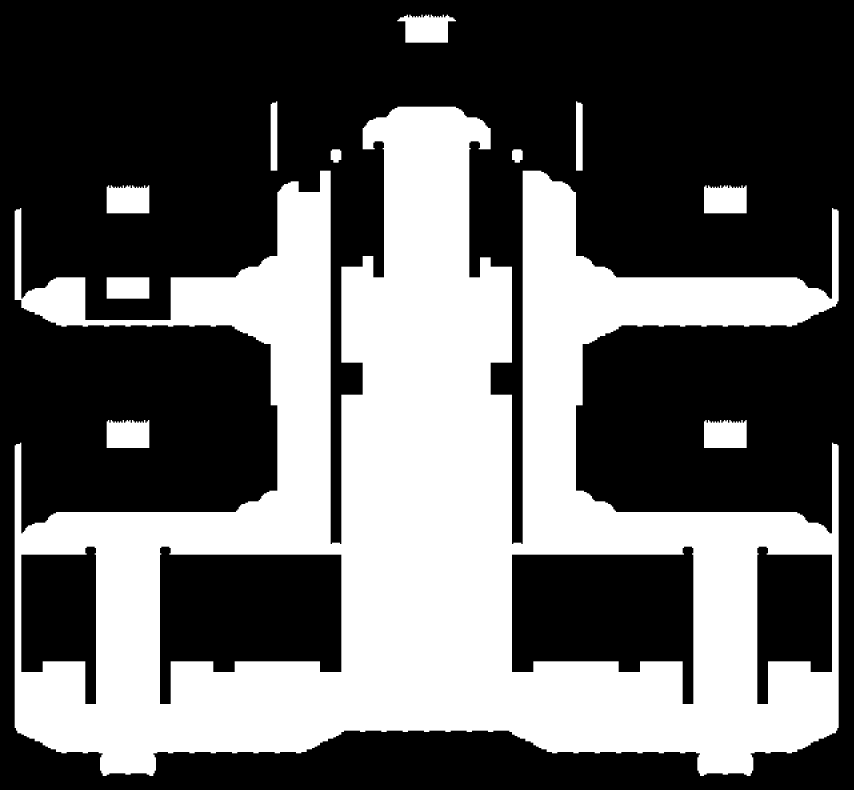
#> input picture tools/collision_map_converter/collisiontest.png, 2560 x 2368 px (shown at 1/3 size)
$ python test_p2c.py collisiontest.png   (Python 2 division)
#> lines starting #> are read from the running program, lines starting #| are printed output that depends on the picture; after the words box and inside, x2 and y2 are one past the last pixel; in counts of white or black regions, pixels touching at a corner belong together
### tools/collision_map_converter/p2c.py
#TODO You were working on converting the row array data into
# rectangles for the area sections.

import os, sys
import Image
import pdb
import math

class Collision_Data():

    def __init__(self, source_png_path):
        self.source_png_path = source_png_path

    def rip_raw_data(self, data_type, include_helper_data):
        for inpath in self.source_png_path:
            try:
                im = Image.open(inpath)
                im.load()
                source = im.split()
                R, G, B, A = 0, 1, 2, 3
                mask = source[A].point(lambda i: i > 0 and 255)
                out = source[A].point(lambda i: 1)
                source[A].paste(out, None, mask)

                if data_type == "array":
                    constructor = []
                    for item in source[A].getdata():
                        constructor.append(item)

                if data_type == "row_array":
                    constructor = []
                    for y in range(im.size[1]):
                        row = ""
                        for x in range(im.size[0]):
                            row = row + str((source[A].getdata())[(im.size[0] * y) + x])
                        constructor.append(row)

                elif data_type == "string":
                    constructor = ""
                    for item in source[A].getdata():
                        constructor = constructor + str(item)

                if include_helper_data == False:
                    return constructor
                if include_helper_data == True:
                    return (constructor, im.size)
            except IOError:
                print "cannot do collision conversion"

    # [64 lines left out: functions rip_band_values, to_line_array, to_square_array, not called in this run]


    def to_rects(self, width, height):
        constructor = []

        data = self.rip_raw_data("row_array", True)
        im_width = data[1][0]
        im_height = data[1][1]
        data = data[0]

        columns_rows = self.get_columns_rows(im_width, im_height, width, height)
        columns = columns_rows[0]
        rows = columns_rows[1]

        # resize arrays to be correct length

        tmp_array = []
        for row in data:
            x = 0
            while (x * width < im_width):
                if (im_width - (x * width) < width):
                    remaining = im_width - (x * width)
                    tmp_array.append((row[x*width:x*width - remaining]) + ("1" * remaining))
                else:
                    tmp_array.append(row[x*width:x*width + width])
                x = x + 1


        sections = []
        counter = 0
        tmp_rows_len = len(tmp_array)
        tmp_len = 0


        for i in tmp_array:
            # print i
            tmp_len = tmp_len + len(i)
            #print tmp_len
        #print tmp_len
        test = 0
        for r in range(rows):
            sections.append([])
            for i in range(columns):
                sections[r].append("")
            for h in range(height):
                for w in range(width):
                    for c in range(columns):
                        counter = counter + 1
                        if (counter < (tmp_rows_len)):
                            sections[r][c] = sections[r][c] + tmp_array[counter]
                        else:
                          #print tmp_rows_len
                            #print tmp_rows_len - counter
                            sections[r][c] = sections[r][c] + "1"
        tmp_slen = 0
        for i in sections:
            for j in i:
                tmp_slen = tmp_slen + len(j)

        return sections


    # [46 lines left out: function adjust_characters, not called in this run]

    def get_columns_rows(self, width, height, section_width, section_height):
        columns = int(math.ceil(float(width)/float(section_width)))
        rows = int(math.ceil(float(height)/float(section_height)))
        return (columns, rows)

    def write_js(self, item):
        outfile = open("collision.js", 'w')
        print >>outfile, "var p2c = " + str(item) + ";"

    def write_py(self, item):
        outfile = open("collision.py", 'w')
        print >>outfile, "p2c = " + str(item)

    # [17 lines left out: function write_pretty, not called in this run]


"""
Run Dis
"""
# [17 lines of commented-out code are left out]


'''
collision = Collision_Data(sys.argv[1:])
square = collision.to_square_array()
for i in square:
    print i
'''

### tools/collision_map_converter/test_p2c.py
import os, sys
import p2c
import pdb

class Test():
    def __init__(self):
        self.col = p2c.Collision_Data(sys.argv[1:])
        self.rects_32 = self.col.to_rects(32, 32)
#> in rip_raw_data, im is the input picture: PIL image 2560x2368 RGBA; mean R, G, B, A 40.3, 40.3, 40.3, 156.7
#> in rip_raw_data, `mask = source[A].point(lambda i: i > 0 and 255)`:
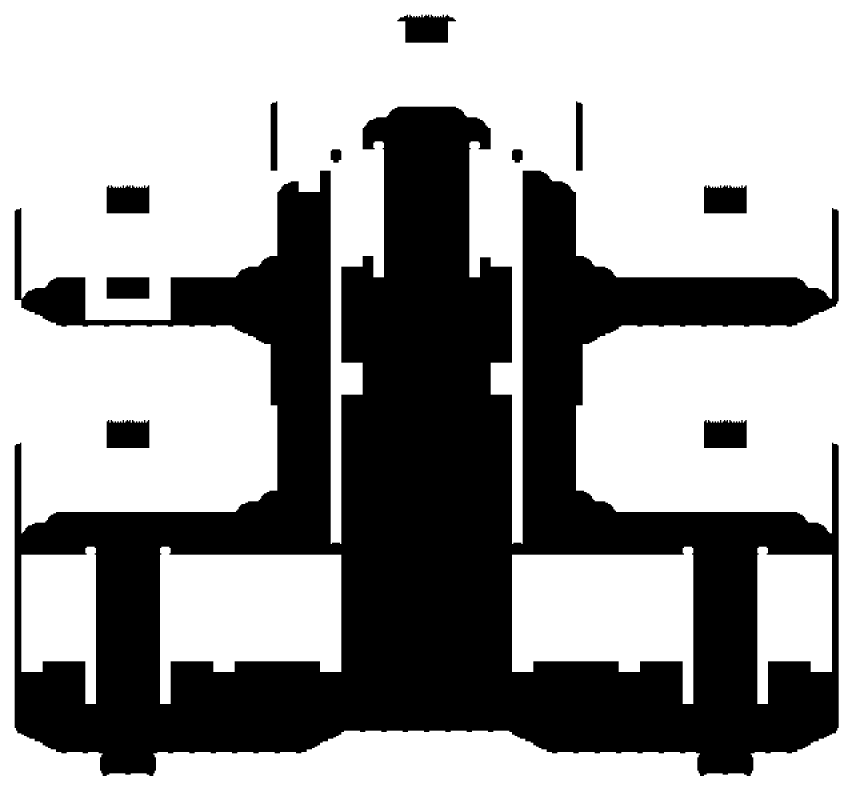
#> mask: PIL image 2560x2368 L (shown at 1/3 size); 61.5% white; 11 black regions, largest, box (x1, y1, x2, y2) and area: (44, 320, 2516, 2328) 2266224, (1192, 44, 1368, 128) 10688, (320, 556, 448, 640) 10176
#> in rip_raw_data, `out = source[A].point(lambda i: 1)`: out: PIL image 2560x2368 L; every value is 1
#> after the loop in rip_raw_data, `for y in range(im.size[1]):`: constructor = 2368 items
#> in to_rects, `im_width = data[1][0]`: im_width = 2560
#> in to_rects, `im_height = data[1][1]`: im_height = 2368
#> in to_rects, `data = data[0]`: data = 2368 items
#> in get_columns_rows, `columns = int(math.ceil(float(width)/float(section_width)))`: columns = 80
#> in get_columns_rows, `rows = int(math.ceil(float(height)/float(section_height)))`: rows = 74
#> in to_rects, `columns_rows = self.get_columns_rows(im_width, im_height, width, height)`: columns_rows = (80, 74)
#> in to_rects, `columns = columns_rows[0]`: columns = 80
#> in to_rects, `rows = columns_rows[1]`: rows = 74
#> after the loop in to_rects, `for row in data:`: tmp_array = 189440 items
#> in to_rects, `tmp_rows_len = len(tmp_array)`: tmp_rows_len = 189440
#> the loop in to_rects, `for i in tmp_array:` made 189440 passes
#> tmp_len on passes 1 to 3: 32, 64, 96
#> after the loop in to_rects, `for i in tmp_array:`: tmp_len = 6062080
#> after the loop in to_rects, `for r in range(rows):`: sections = 74 items
#> the loop in to_rects, `for i in sections:` made 74 passes
#> after the loop in to_rects, `for i in sections:`: tmp_slen = 11934689
#> self.rects_32 = 74 items
    def compare_grids(self, data, rows, columns, width, height):
        print self.get_size(data)
        print (rows * columns) * (width * height)

    def get_size(self, data):
        size = 0
        for row in data:
            for column in row:
                print len(column)
#> this loop made 74 passes
#> (printed output is left out)
        return size
    def find_bottom(self, data):
        count = 0
        length = 0
        for thing in data:
            if type(thing) == type([]):
                self.find_bottom(thing)
            else:
                count = count + 1
                length = length + len(thing)
                print thing
    def find_len(self, data):
        more = 1


test = Test()
print test.get_size(test.rects_32)
#test.compare_grids(test.rects_32, 19, 20, 32, 32)
#test.compare_size(test.rects_32, 19, 20, 32, 32)
#test.find_bottom(test.rects_32)
